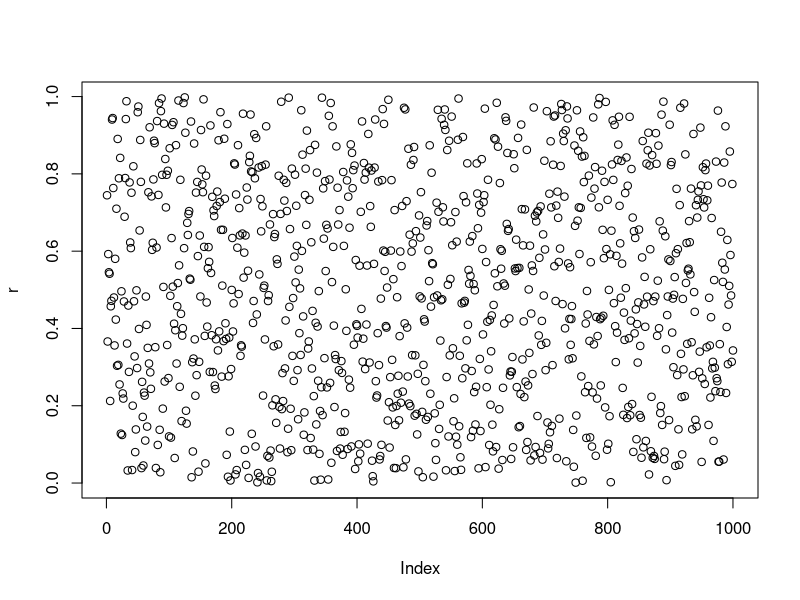
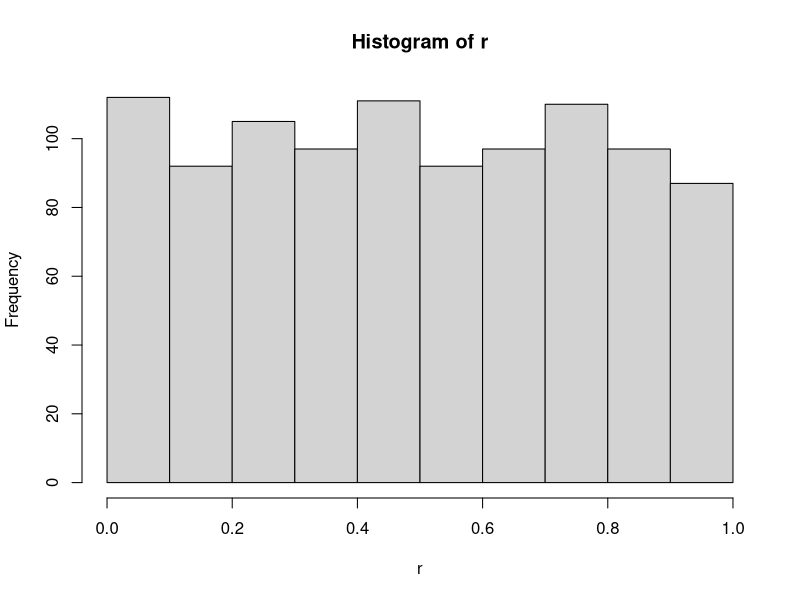
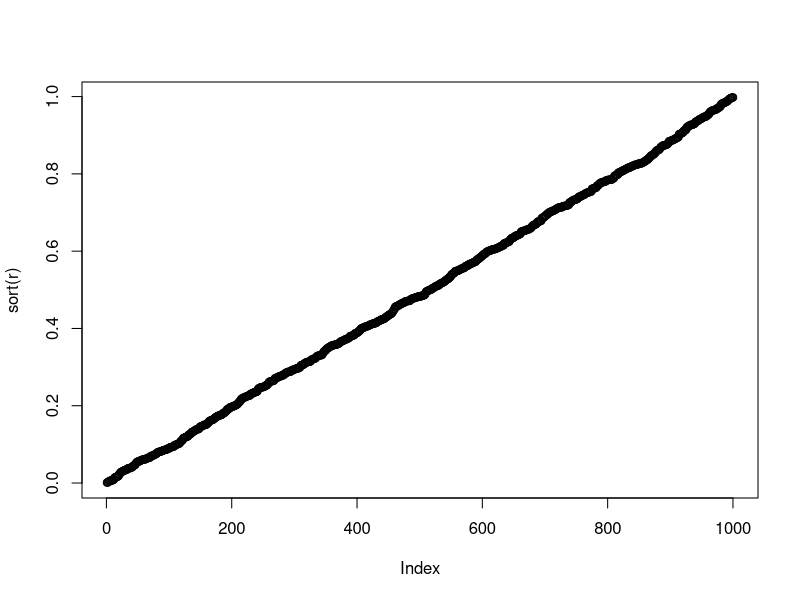
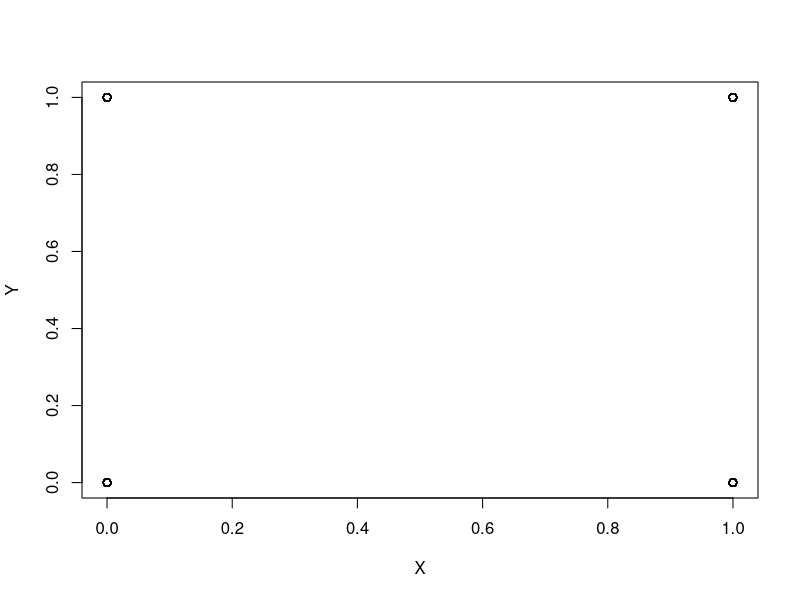
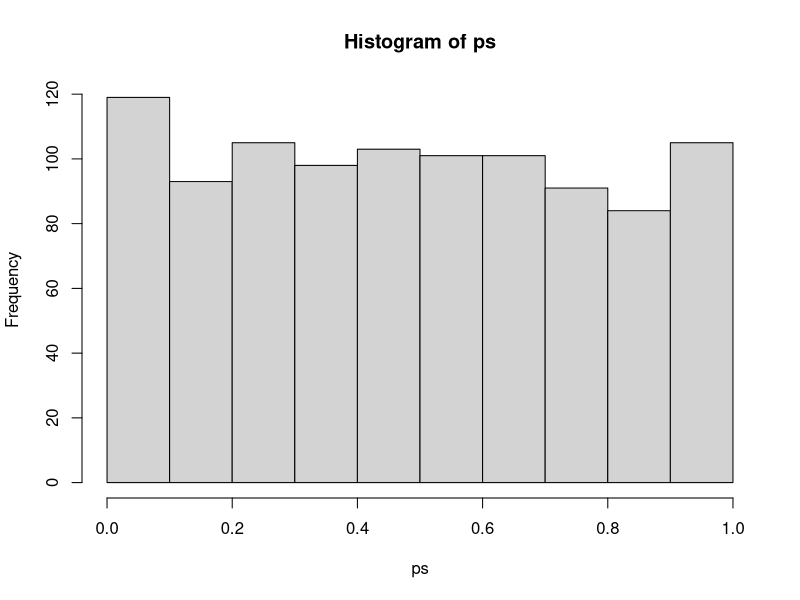
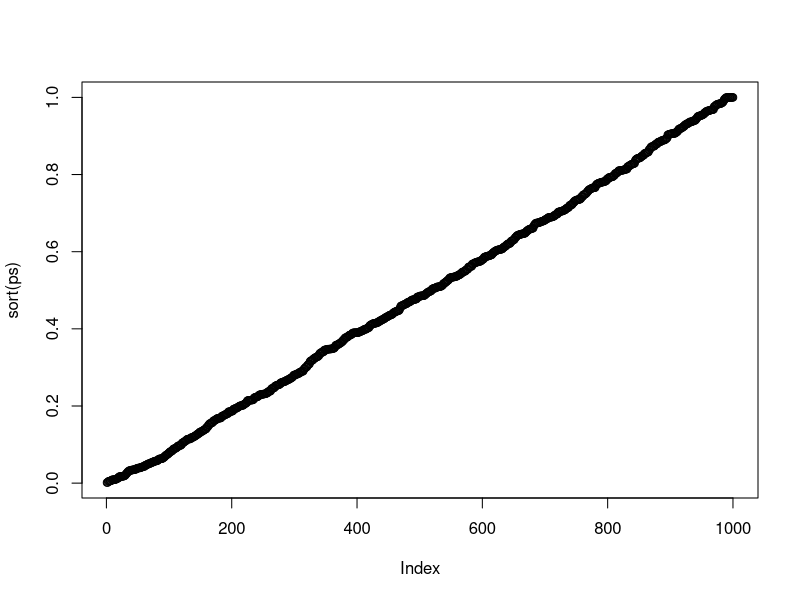
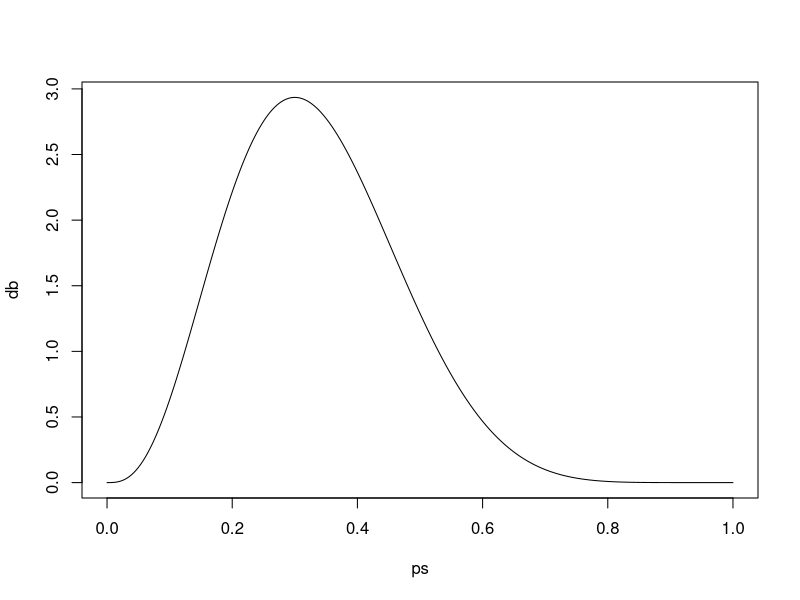

R code for these plots, in order: (Note: this script raises an error after producing the figures.)
## ---- chunk 1
# 一様分布からの乱数発生
n <- 1000
r <- runif(n)
plot(r)
hist(r)
plot(sort(r))
## ---- chunk 2
n <- 10000
X <- sample(c(0,1),n,replace=TRUE)
Y <- sample(c(0,1),n,replace=TRUE)
plot(X,Y)
table(X,Y)
tab <- table(X,Y)
chisq.test(tab)
## ---- chunk 3
n.iter <- 1000
ps <- rep(0,n.iter)
for(i in 1:n.iter){
  X <- sample(c(0,1),n,replace=TRUE)
  Y <- sample(c(0,1),n,replace=TRUE)
  tab <- table(X,Y)
  chisqout <- chisq.test(tab)
  ps[i] <- chisqout$p.value
}
## ---- chunk 4
hist(ps)
plot(sort(ps))
## ---- chunk 5
my.exact.prob <- function(tab){
  a <- tab[1,1]
  b <- tab[1,2]
  c <- tab[2,1]
  d <- tab[2,2]
  ab <- a + b
  cd <- c + d
  ac <- a + c
  bd <- b + d
  n <- sum(tab)
  bunbo <- factorial(n) * factorial(a)*factorial(b)*factorial(c)*factorial(d)
  bunsi <- factorial(ab)*factorial(cd)*factorial(ac)*factorial(bd)
  prob <- bunsi / bunbo
  return(prob)
}
## ---- chunk 6
tab1 <- matrix(c(1,1,1,0),2,2)
tab1
tab2 <- matrix(c(2,0,0,1),2,2)
my.exact.prob(tab1)
my.exact.prob(tab2)
## ---- chunk 7
fisher.test(tab)
## ---- chunk 8
ps <- seq(from=0,to=1,length=1000)
n <- 10
k <- 3
db <- dbeta(ps,k+1,n-k+1) # "+1"はおまじない
plot(ps,db,type="l")
## ---- chunk 9
rbinom()
rmultinom()
rnorm()
## ---- chunk 10
prop.trend.test()
## ---- chunk 11
runif(10)
plot(runif(10))
